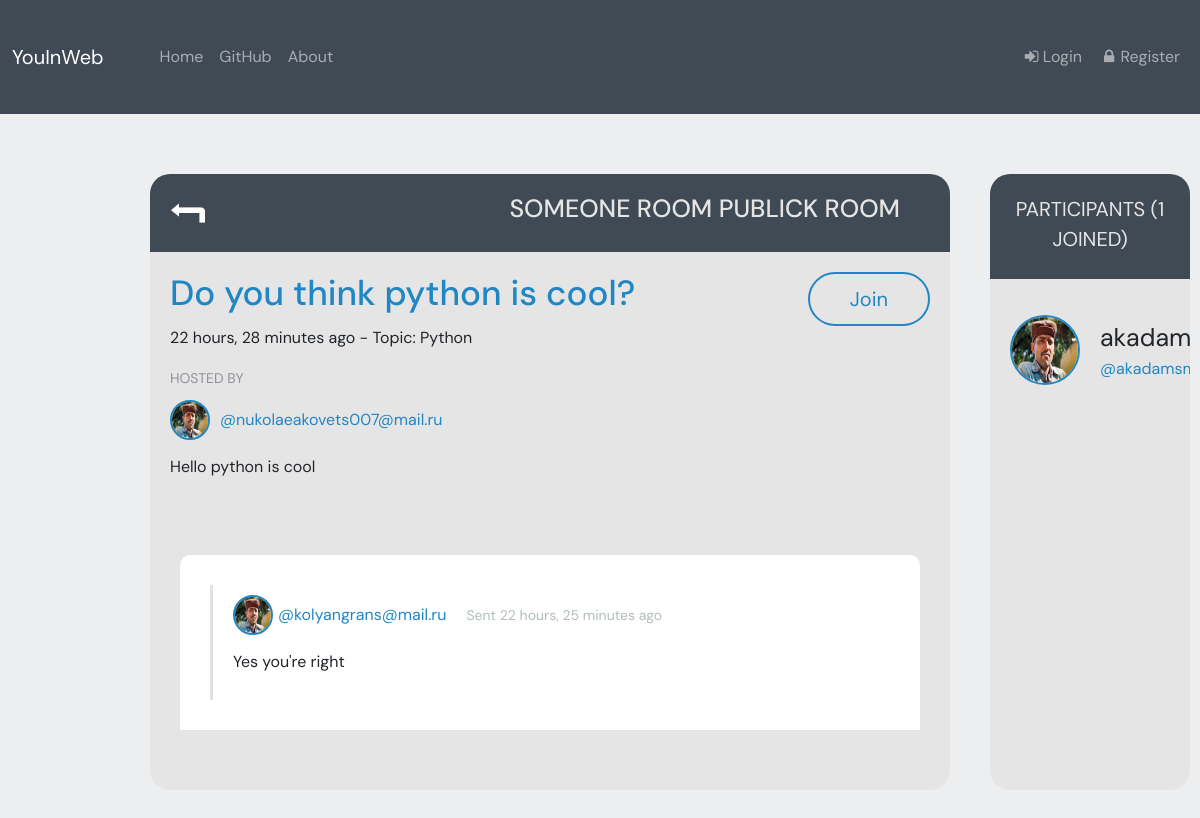
Before: /room/2/ with the older database file.
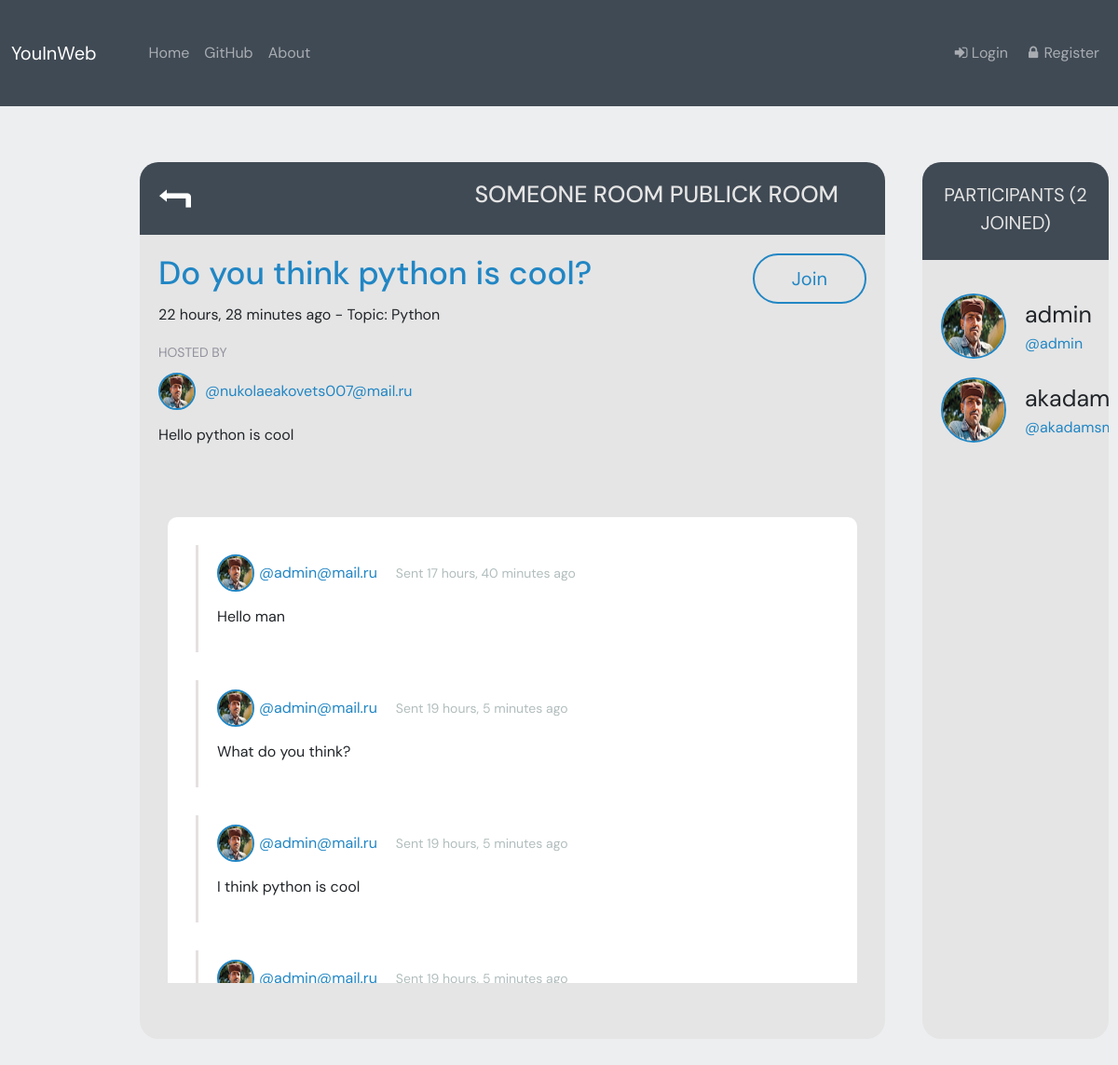
After: the same page with the newer database file.
### base/models.py (models this page shows, shortened)
class Message(models.Model):
    user = models.ForeignKey(User, on_delete=models.CASCADE)
    room = models.ForeignKey(Room, on_delete=models.CASCADE)
    body = models.TextField()
    updated = models.DateTimeField(auto_now=True)
    created = models.DateTimeField(auto_now_add=True)
    class Meta:
        ordering = ('-created', )
        verbose_name = 'Message'
        verbose_name_plural = 'Messages'

class User(AbstractUser):
    name = models.CharField(max_length=100, null=True, blank=True, unique=True)
    email = models.EmailField(null=True, unique=True)
    bio = models.TextField(null=True)
    avatar = models.ImageField(null=True, default='user_undefined.webp', verbose_name='User photo')
    profile_photo = models.ImageField(null=True, default='profile_image2.jpg', verbose_name='Profile photo')
    USERNAME_FIELD = 'email'
    REQUIRED_FIELDS = []

### base/views.py (the view, shortened to what this page needs)
# urls.py: path('room/<int:pk>/', room, name='room'),
def room(request, pk):
    room = Room.objects.get(id=pk)
    room_messages = room.message_set.all().order_by('-created')
    participants = room.participants.all()
    context = {
        'room': room,
        'room_messages': room_messages,
        'participants': participants,
    }
    return render(request, 'base/room.html', context)

### base/models.py (called while the page is built)
    def __str__(self):
        return self.name

### base/templates/base/room.html (shortened to what this page needs)
{% extends 'base.html' %}
{% load static %}
{% block content %}
<div class="container-fluid ">
    <div class="row">
        <div class="col-xl-8 room_block-container col-md-offset-4">
            <div class="room_block">
                <div class="room_top">
                    <a href="/"><i class="icon-level-up"></i></a>
                    <h3>someone room publick room</h3>
                </div>
                <div class="room_block-header">
                    <div class="room_block-name d-flex justify-content-between">
                        <h1>{{ room.name }}</h1>
                        <a href="#" class="room_block-join">Join</a>
                    </div>
                    <p class="room_block-created">{{ room.created|timesince }} ago - Topic: {{ room.topic }}</p>
                    <small>Hosted by</small>
                    <div class="room_host-info d-flex align-items-center">
                        <img src="{% static 'base/images/user_image8.webp' %}" alt="" class="room_host-img">
                        <a href="{% url 'profile' room.host.id %}" class="room_host-name">@{{ room.host }}</a>
                    </div>
                    <p class="room_desc">{{ room.description }}</p>
                </div>
                <div class="room_box-scroll">
                    {% for message in room_messages %}
                    <div class="room_comment">
                        <div class="room_comment-header d-flex align-items-center">
                            <img src="{% static 'base/images/user_image8.webp' %}" alt="">
                            <a href="{% url 'profile' message.user.id %}">@{{ message.user }}</a>
                            <small>Sent {{ message.created|timesince }} ago</small>
                        </div>
                        <div class="room_comment-text">
                            <p>{{ message.body }}</p>
                        </div>
                    </div>
                    {% endfor %}
                </div>
            </div>
        </div>
        <div class="col-xl-2 participants_block-container ">
            <div class="participants_top">
                <p>Participants <span>({{ participants.count }} joined)</span></p>
            </div>
            <div class="participants_box-scroll">
                {% for user in participants %}
                <div class="participant_user-info d-flex">
                    <img src="{% static 'base/images/User_image8.webp' %}" alt="">
                    <div class="participant_user-inner d-flex flex-column">
                        <p class="participant_name">{{ user.username }}</p>
                        <a href="#" class="participant_username">@{{ user.username }}</a>
                    </div>
                </div>
                {% endfor %}
            </div>
        </div>
    </div>
</div>
{% endblock %}

Changed rows visible on the page:
no longer on this page (row unchanged): Message: user "kolyangrans@mail.ru", created "22 hours, 25 minutes", body "Yes you're right"
added Message: user "admin@mail.ru", created "17 hours, 40 minutes", body "Hello man"
added Message: user "admin@mail.ru", created "19 hours, 5 minutes", body "What do you think?"
added Message: user "admin@mail.ru", created "19 hours, 5 minutes", body "I think python is cool"
added Message: user "admin@mail.ru", created "19 hours, 5 minutes"
now on this page (row edited): User: username "admin"
Other visible differences:
{{ participants.count }}: "1" → "2"
